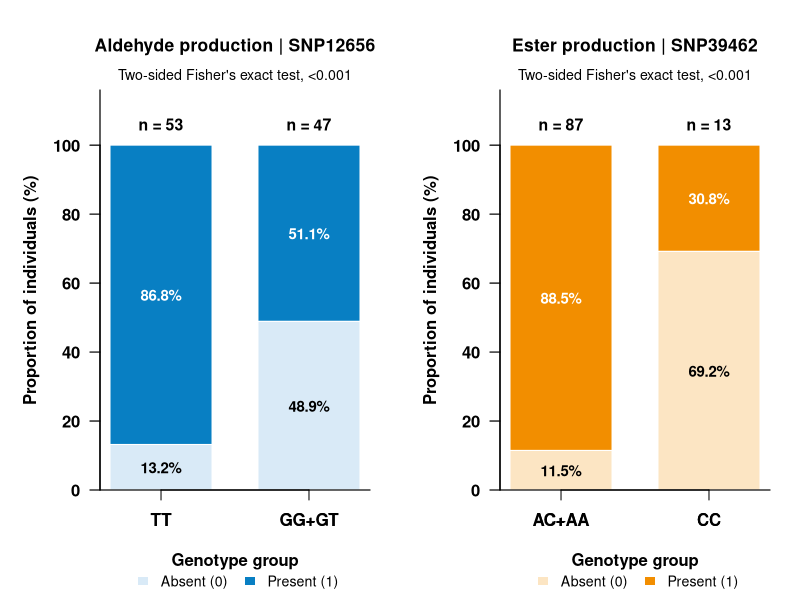
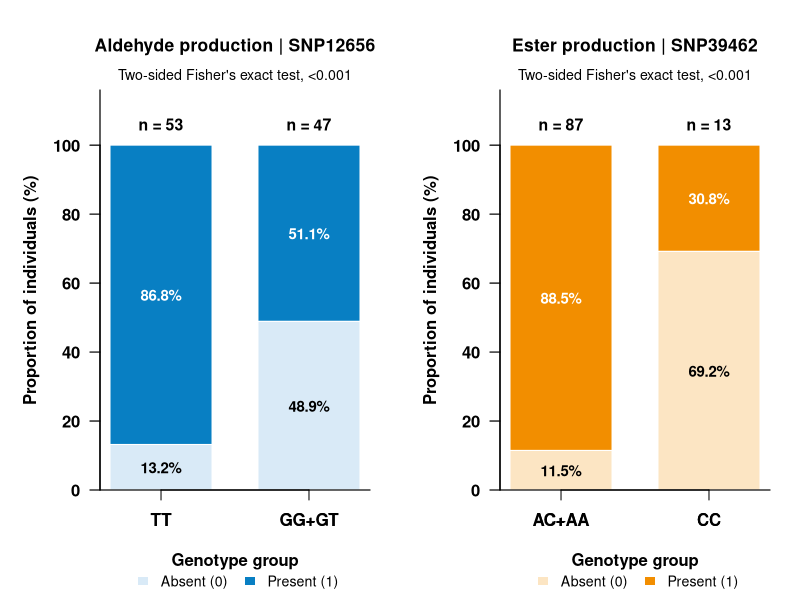

R code for these plots, in order:
# =====================================================
# Fisher's exact tests and visualization
# No additional R packages required
# =====================================================

# Contingency tables
ald_table <- matrix(
  c(46, 7,
    24, 23),
  nrow = 2,
  byrow = TRUE,
  dimnames = list(
    Genotype = c("TT", "GG+GT"),
    Phenotype = c("Positive", "Negative")
  )
)

ester_table <- matrix(
  c(77, 10,
    4, 9),
  nrow = 2,
  byrow = TRUE,
  dimnames = list(
    Genotype = c("AC+AA", "CC"),
    Phenotype = c("Positive", "Negative")
  )
)

# Fisher's exact tests
ald_test <- fisher.test(ald_table)
ester_test <- fisher.test(ester_table)

print(ald_test)
print(ester_test)

# Plotting function
draw_figure <- function() {
  
  par(
    mfrow = c(1, 2),
    mar = c(5.5, 5, 4.5, 1.5),
    family = "sans",
    las = 1
  )
  
  # ---------- SNP12656 ----------
  ald_counts <- rbind(
    "Absent (0)"  = c(7, 23),
    "Present (1)" = c(46, 24)
  )
  
  ald_prop <- sweep(
    ald_counts,
    2,
    colSums(ald_counts),
    "/"
  )
  
  bp1 <- barplot(
    ald_prop,
    col = c("#D9EAF7", "#087FC3"),
    border = "white",
    names.arg = c("TT", "GG+GT"),
    ylim = c(0, 1.16),
    width = 0.65,
    space = 0.45,
    axes = FALSE,
    main = "Aldehyde production | SNP12656",
    xlab = "Genotype group",
    ylab = "Proportion of individuals (%)",
    font.main = 2,
    font.lab = 2,
    cex.main = 1.05,
    cex.lab = 1.00
  )
  
  axis(
    2,
    at = seq(0, 1, 0.2),
    labels = paste0(seq(0, 100, 20)),
    font = 2,
    lwd = 1.2
  )
  
  axis(1, at = bp1, labels = c("TT", "GG+GT"), font = 2)
  box(bty = "l", lwd = 1.2)
  
  # Percentages
  for (j in seq_len(ncol(ald_prop))) {
    cumulative <- cumsum(ald_prop[, j])
    midpoint <- cumulative - ald_prop[, j] / 2
    
    for (i in seq_len(nrow(ald_prop))) {
      text(
        bp1[j],
        midpoint[i],
        sprintf("%.1f%%", ald_prop[i, j] * 100),
        col = ifelse(i == 2, "white", "black"),
        font = 2,
        cex = 0.90
      )
    }
    
    text(
      bp1[j],
      1.06,
      paste0("n = ", sum(ald_counts[, j])),
      font = 2,
      cex = 0.95
    )
  }
  
  mtext(
    paste0(
      "Two-sided Fisher's exact test, ",
      format.pval(ald_test$p.value, digits = 3, eps = 0.001)
    ),
    side = 3,
    line = 0.3,
    cex = 0.85
  )
  
  legend(
    "bottom",
    inset = c(0, -0.27),
    legend = rownames(ald_counts),
    fill = c("#D9EAF7", "#087FC3"),
    border = NA,
    horiz = TRUE,
    xpd = TRUE,
    bty = "n",
    cex = 0.85
  )
  
  # ---------- SNP39462 ----------
  ester_counts <- rbind(
    "Absent (0)"  = c(10, 9),
    "Present (1)" = c(77, 4)
  )
  
  ester_prop <- sweep(
    ester_counts,
    2,
    colSums(ester_counts),
    "/"
  )
  
  bp2 <- barplot(
    ester_prop,
    col = c("#FCE5C3", "#F28E00"),
    border = "white",
    names.arg = c("AC+AA", "CC"),
    ylim = c(0, 1.16),
    width = 0.65,
    space = 0.45,
    axes = FALSE,
    main = "Ester production | SNP39462",
    xlab = "Genotype group",
    ylab = "Proportion of individuals (%)",
    font.main = 2,
    font.lab = 2,
    cex.main = 1.05,
    cex.lab = 1.00
  )
  
  axis(
    2,
    at = seq(0, 1, 0.2),
    labels = paste0(seq(0, 100, 20)),
    font = 2,
    lwd = 1.2
  )
  
  axis(1, at = bp2, labels = c("AC+AA", "CC"), font = 2)
  box(bty = "l", lwd = 1.2)
  
  for (j in seq_len(ncol(ester_prop))) {
    cumulative <- cumsum(ester_prop[, j])
    midpoint <- cumulative - ester_prop[, j] / 2
    
    for (i in seq_len(nrow(ester_prop))) {
      text(
        bp2[j],
        midpoint[i],
        sprintf("%.1f%%", ester_prop[i, j] * 100),
        col = ifelse(i == 2, "white", "black"),
        font = 2,
        cex = 0.90
      )
    }
    
    text(
      bp2[j],
      1.06,
      paste0("n = ", sum(ester_counts[, j])),
      font = 2,
      cex = 0.95
    )
  }
  
  mtext(
    paste0(
      "Two-sided Fisher's exact test, ",
      format.pval(ester_test$p.value, digits = 3, eps = 0.001)
    ),
    side = 3,
    line = 0.3,
    cex = 0.85
  )
  
  legend(
    "bottom",
    inset = c(0, -0.27),
    legend = rownames(ester_counts),
    fill = c("#FCE5C3", "#F28E00"),
    border = NA,
    horiz = TRUE,
    xpd = TRUE,
    bty = "n",
    cex = 0.85
  )
}

# 1. Directly display in R
windows(width = 9, height = 4.8)
draw_figure()

# 2. Save as 1000-DPI TIFF
tiff(
  filename = "Binary_Fisher_exact_test.tif",
  width = 9,
  height = 4.8,
  units = "in",
  res = 1000,
  compression = "lzw",
  bg = "white"
)

draw_figure()
dev.off()
